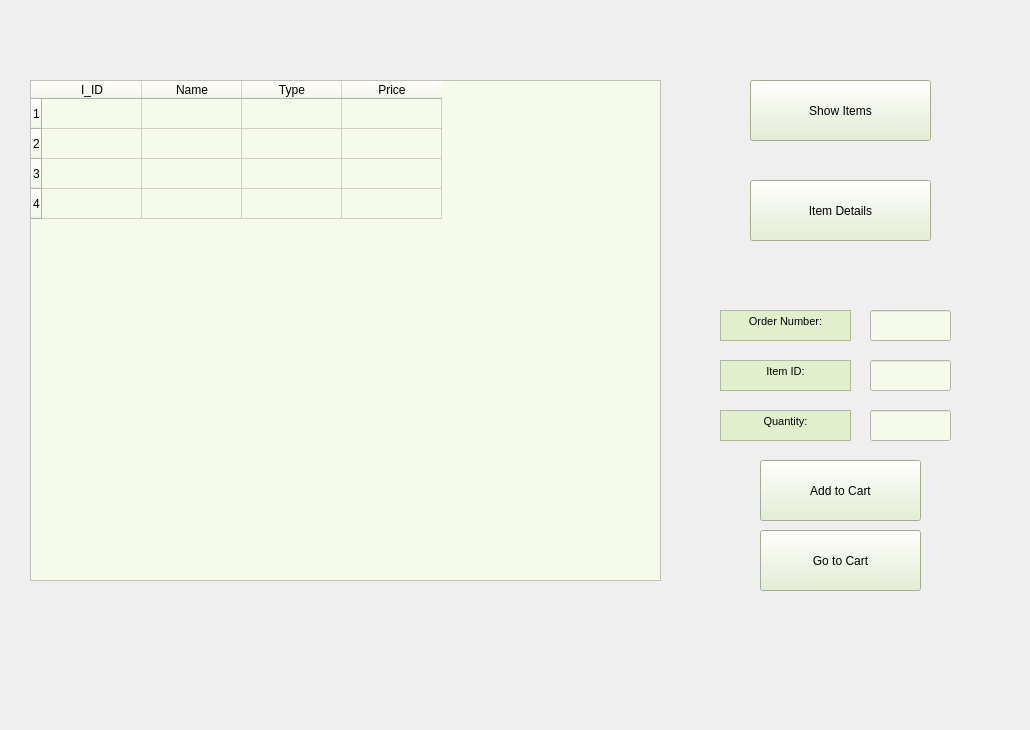
    <widget class="QWidget" name="item_page">
     <widget class="QPushButton" name="send">
      <property name="geometry">
       <rect>
        <x>760</x>
        <y>460</y>
        <width>161</width>
        <height>61</height>
       </rect>
      </property>
      <property name="styleSheet">
       <string notr="true">background-color:rgb(226, 239, 204)</string>
      </property>
      <property name="text">
       <string>Add to Cart</string>
      </property>
     </widget>
     <widget class="QPushButton" name="show">
      <property name="geometry">
       <rect>
        <x>750</x>
        <y>80</y>
        <width>181</width>
        <height>61</height>
       </rect>
      </property>
      <property name="styleSheet">
       <string notr="true">background-color:rgb(226, 239, 204)</string>
      </property>
      <property name="text">
       <string>Show Items</string>
      </property>
     </widget>
     <widget class="QTableWidget" name="item_table">
      <property name="geometry">
       <rect>
        <x>30</x>
        <y>80</y>
        <width>631</width>
        <height>501</height>
       </rect>
      </property>
      <property name="styleSheet">
       <string notr="true">background-color:rgb(246, 250, 234)</string>
      </property>
      <property name="rowCount">
       <number>4</number>
      </property>
      <property name="columnCount">
       <number>4</number>
      </property>
      <row/>
      <row/>
      <row/>
      <row/>
      <column>
       <property name="text">
        <string>I_ID</string>
       </property>
      </column>
      <column>
       <property name="text">
        <string>Name</string>
       </property>
      </column>
      <column>
       <property name="text">
        <string>Type</string>
       </property>
      </column>
      <column>
       <property name="text">
        <string>Price</string>
       </property>
      </column>
     </widget>
     <widget class="QLineEdit" name="qute">
      <property name="geometry">
       <rect>
        <x>870</x>
        <y>360</y>
        <width>81</width>
        <height>31</height>
       </rect>
      </property>
      <property name="styleSheet">
       <string notr="true">background-color:rgb(246, 250, 234)</string>
      </property>
     </widget>
     <widget class="QLineEdit" name="quantity">
      <property name="geometry">
       <rect>
        <x>870</x>
        <y>410</y>
        <width>81</width>
        <height>31</height>
       </rect>
      </property>
      <property name="styleSheet">
       <string notr="true">background-color:rgb(246, 250, 234)</string>
      </property>
     </widget>
     <widget class="QLineEdit" name="order">
      <property name="geometry">
       <rect>
        <x>870</x>
        <y>310</y>
        <width>81</width>
        <height>31</height>
       </rect>
      </property>
      <property name="styleSheet">
       <string notr="true">background-color:rgb(246, 250, 234)</string>
      </property>
     </widget>
     <widget class="QTextBrowser" name="ID_lable">
      <property name="geometry">
       <rect>
        <x>720</x>
        <y>360</y>
        <width>131</width>
        <height>31</height>
       </rect>
      </property>
      <property name="styleSheet">
       <string notr="true">background-color:rgb(226, 239, 204)</string>
      </property>
      <property name="html">
       <string>&lt;!DOCTYPE HTML PUBLIC &quot;-//W3C//DTD HTML 4.0//EN&quot; &quot;http://www.w3.org/TR/REC-html40/strict.dtd&quot;&gt;
&lt;html&gt;&lt;head&gt;&lt;meta name=&quot;qrichtext&quot; content=&quot;1&quot; /&gt;&lt;style type=&quot;text/css&quot;&gt;
p, li { white-space: pre-wrap; }
&lt;/style&gt;&lt;/head&gt;&lt;body style=&quot; font-family:'MS Shell Dlg 2'; font-size:7.8pt; font-weight:400; font-style:normal;&quot;&gt;
&lt;p align=&quot;center&quot; style=&quot; margin-top:0px; margin-bottom:0px; margin-left:0px; margin-right:0px; -qt-block-indent:0; text-indent:0px;&quot;&gt;&lt;span style=&quot; font-size:8pt;&quot;&gt;Item ID:&lt;/span&gt;&lt;/p&gt;&lt;/body&gt;&lt;/html&gt;</string>
      </property>
     </widget>
     <widget class="QTextBrowser" name="Quantity_lable">
      <property name="geometry">
       <rect>
        <x>720</x>
        <y>410</y>
        <width>131</width>
        <height>31</height>
       </rect>
      </property>
      <property name="styleSheet">
       <string notr="true">background-color:rgb(226, 239, 204)</string>
      </property>
      <property name="html">
       <string>&lt;!DOCTYPE HTML PUBLIC &quot;-//W3C//DTD HTML 4.0//EN&quot; &quot;http://www.w3.org/TR/REC-html40/strict.dtd&quot;&gt;
&lt;html&gt;&lt;head&gt;&lt;meta name=&quot;qrichtext&quot; content=&quot;1&quot; /&gt;&lt;style type=&quot;text/css&quot;&gt;
p, li { white-space: pre-wrap; }
&lt;/style&gt;&lt;/head&gt;&lt;body style=&quot; font-family:'MS Shell Dlg 2'; font-size:7.8pt; font-weight:400; font-style:normal;&quot;&gt;
&lt;p align=&quot;center&quot; style=&quot; margin-top:0px; margin-bottom:0px; margin-left:0px; margin-right:0px; -qt-block-indent:0; text-indent:0px;&quot;&gt;&lt;span style=&quot; font-size:8pt;&quot;&gt;Quantity:&lt;/span&gt;&lt;/p&gt;&lt;/body&gt;&lt;/html&gt;</string>
      </property>
     </widget>
     <widget class="QTextBrowser" name="OrderLable">
      <property name="geometry">
       <rect>
        <x>720</x>
        <y>310</y>
        <width>131</width>
        <height>31</height>
       </rect>
      </property>
      <property name="styleSheet">
       <string notr="true">background-color:rgb(226, 239, 204)</string>
      </property>
      <property name="html">
       <string>&lt;!DOCTYPE HTML PUBLIC &quot;-//W3C//DTD HTML 4.0//EN&quot; &quot;http://www.w3.org/TR/REC-html40/strict.dtd&quot;&gt;
&lt;html&gt;&lt;head&gt;&lt;meta name=&quot;qrichtext&quot; content=&quot;1&quot; /&gt;&lt;style type=&quot;text/css&quot;&gt;
p, li { white-space: pre-wrap; }
&lt;/style&gt;&lt;/head&gt;&lt;body style=&quot; font-family:'MS Shell Dlg 2'; font-size:7.8pt; font-weight:400; font-style:normal;&quot;&gt;
&lt;p align=&quot;center&quot; style=&quot; margin-top:0px; margin-bottom:0px; margin-left:0px; margin-right:0px; -qt-block-indent:0; text-indent:0px;&quot;&gt;&lt;span style=&quot; font-size:8pt;&quot;&gt;Order Number:&lt;/span&gt;&lt;/p&gt;&lt;/body&gt;&lt;/html&gt;</string>
      </property>
     </widget>
     <widget class="QPushButton" name="go_to_cart">
      <property name="geometry">
       <rect>
        <x>760</x>
        <y>530</y>
        <width>161</width>
        <height>61</height>
       </rect>
      </property>
      <property name="styleSheet">
       <string notr="true">background-color:rgb(226, 239, 204)</string>
      </property>
      <property name="text">
       <string>Go to Cart</string>
      </property>
     </widget>
     <widget class="QPushButton" name="details_b">
      <property name="geometry">
       <rect>
        <x>750</x>
        <y>180</y>
        <width>181</width>
        <height>61</height>
       </rect>
      </property>
      <property name="styleSheet">
       <string notr="true">background-color:rgb(226, 239, 204)</string>
      </property>
      <property name="text">
       <string>Item Details</string>
      </property>
     </widget>
     <widget class="QLabel" name="label">
      <property name="geometry">
       <rect>
        <x>0</x>
        <y>0</y>
        <width>1021</width>
        <height>721</height>
       </rect>
      </property>
      <property name="styleSheet">
       <string notr="true">image: url(:/Pic/Pictures/greenMain.jpg);</string>
      </property>
      <property name="text">
       <string/>
      </property>
     </widget>
     <zorder>label</zorder>
     <zorder>send</zorder>
     <zorder>show</zorder>
     <zorder>item_table</zorder>
     <zorder>qute</zorder>
     <zorder>quantity</zorder>
     <zorder>order</zorder>
     <zorder>ID_lable</zorder>
     <zorder>Quantity_lable</zorder>
     <zorder>OrderLable</zorder>
     <zorder>go_to_cart</zorder>
     <zorder>details_b</zorder>
    </widget>
